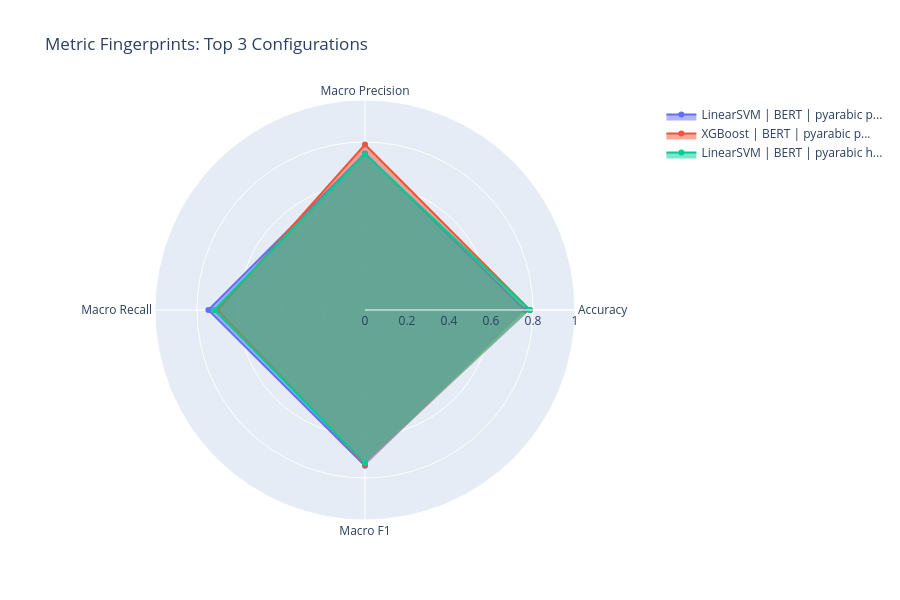

This figure's notebook cell:
### Code cell
# CELL 4: Radar Chart of the Top 3 Configurations
import plotly.graph_objects as go

# Get the top 3 absolute best rows based on Macro F1
top_3 = results_df.sort_values("Macro F1", ascending=False).head(3)

categories = ['Accuracy', 'Macro Precision', 'Macro Recall', 'Macro F1']

fig = go.Figure()

for index, row in top_3.iterrows():
    config_name = f"{row['Model']} | {row['Feature']} | {row['Dataset'][:10]}..."

    fig.add_trace(go.Scatterpolar(
        r=[row['Accuracy'], row['Macro Precision'], row['Macro Recall'], row['Macro F1']],
        theta=categories,
        fill='toself',
        name=config_name
    ))

fig.update_layout(
    polar=dict(radialaxis=dict(visible=True, range=[0, 1])),
    showlegend=True,
    title="Metric Fingerprints: Top 3 Configurations",
    height=600
)
fig.show()

### Figure 1 — Plotly figure (JSON) as saved in the notebook; plotly's stock layout.template omitted (floating-point values rounded to 4 significant figures)
{"data": [{"fill": "toself", "name": "LinearSVM | BERT | pyarabic p...", "r": [0.7615, 0.7457, 0.7457, 0.7419], "theta": ["Accuracy", "Macro Precision", "Macro Recall", "Macro F1"], "type": "scatterpolar"}, {"fill": "toself", "name": "XGBoost | BERT | pyarabic p...", "r": [0.7854, 0.788, 0.7023, 0.7348], "theta": ["Accuracy", "Macro Precision", "Macro Recall", "Macro F1"], "type": "scatterpolar"}, {"fill": "toself", "name": "LinearSVM | BERT | pyarabic h...", "r": [0.7854, 0.7429, 0.7176, 0.7285], "theta": ["Accuracy", "Macro Precision", "Macro Recall", "Macro F1"], "type": "scatterpolar"}], "layout": {"height": 600, "polar": {"radialaxis": {"range": [0, 1], "visible": true}}, "showlegend": true, "title": {"text": "Metric Fingerprints: Top 3 Configurations"}}}
